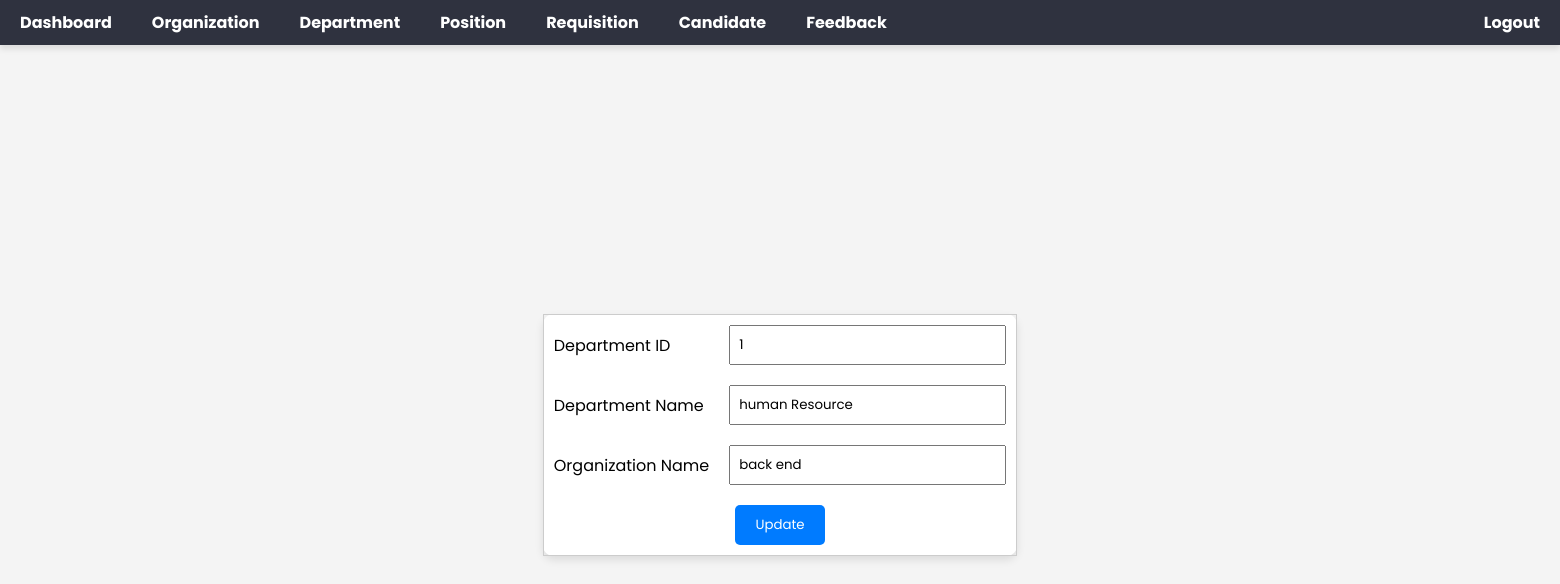
Page /HRadministrator/updateDept?deptid=1 (signed in) on the committed database.
### HRadministrator/models.py (models this page shows, shortened)
class department(models.Model):
    name = models.CharField(max_length=100)
    orgname = models.ForeignKey("organization", on_delete=models.PROTECT)

class organization(models.Model):
    name = models.CharField(max_length=100)
    def __str__(self):
        return self.name

### HRadministrator/views.py (the view)
# urls.py: path('updateDept', views.updateDept, name='updateDept'),
@login_required(login_url="/")
def updateDept(request):
    deptid = request.GET.get("deptid")
    depts=department.objects.filter(pk=deptid)
    return render(request, 'DeptSetup/deptEdit.html', {'depts':depts})

### HRadministrator/templates/DeptSetup/deptEdit.html (shortened to what this page needs)
{% extends "base.html" %}
{% block content %}
<div>
    <table align="center">
	<form action="updateDeptDB">
        {% for dept in depts %}
            <tr>
                <td>Department ID</td>
                <td><input type="text" name="deptid" value="{{ dept.id }}" readonly></td>
            </tr>
            <tr>
                <td>Department Name</td>
                <td><input type="text" name="dname" value="{{ dept.name }}"></td>
            </tr>
            <tr>
                <td>Organization Name</td>
                <td><input type="text" name="oname" value="{{ dept.orgname }}"  readonly></td>
            </tr>
            <tr>
                <td colspan="2" style="text-align: center;">
                    <input type="submit" value="Update">
                </td>
            </tr>
        {% endfor %}
	</form>
    </table>
</div>
{% endblock content %}

### static/css/style.css (style rules this page uses)
* { margin: 0; padding: 0; box-sizing: border-box; font-family: 'Poppins', sans-serif; }
:root { --bg: #2f323f; }
body { position: relative; z-index: 1; min-height: 100vh; background: var(--bg); }

### HRadministrator/templates/DeptSetup/deptEdit.html (style rules this page uses)
body { display: flex; justify-content: center; align-items: center; min-height: 100vh; margin: 0; background-color: #f4f4f4; }
table { background-color: white; border-collapse: collapse; border: 1px solid #ccc; box-shadow: 0 4px 8px rgba(0, 0, 0, 0.1); padding: 20px; border-radius: 10px; }
table td { padding: 10px; text-align: left; }
input[type="text"] { width: 100%; padding: 8px; box-sizing: border-box; }
input[type="submit"] { padding: 10px 20px; background-color: #007bff; color: white; border: none; border-radius: 5px; cursor: pointer; }

### rows in the picture
department: deptid "1", dname "human Resource", oname "back end"
